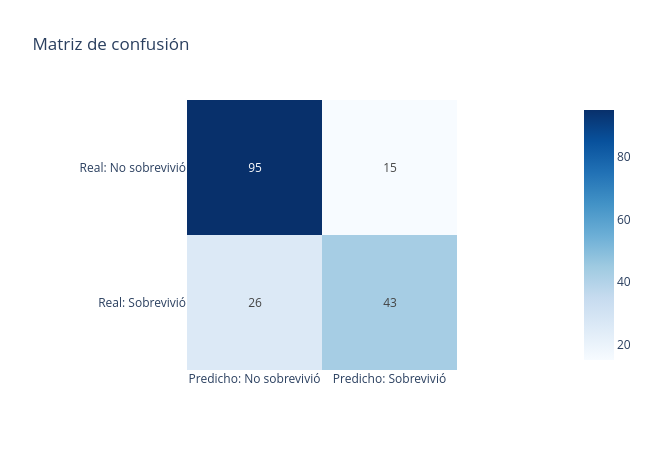

The code cell stored with this chart in its notebook:
### Markdown cell above
### La matriz de confusión
Cuatro casillas: los aciertos están en la diagonal.

| | Predicho: No | Predicho: Sí |
|---|---|---|
| **Real: No** | Verdadero negativo ✅ | Falso positivo ❌ |
| **Real: Sí** | Falso negativo ❌ | Verdadero positivo ✅ |

### Code cell
# Llama a plot_matriz_confusion(y_test, pred_test, etiquetas=('No sobrevivió', 'Sobrevivió'))
# ✍️ Tu código aquí
plot_matriz_confusion(y_test, pred_test, etiquetas=('No sobrevivió', 'Sobrevivió'))

### Figure 1 — Plotly figure (JSON) as saved in the notebook; plotly's stock layout.template omitted (floating-point values rounded to 4 significant figures)
{"data": [{"coloraxis": "coloraxis", "hovertemplate": "x: %{x}<br>y: %{y}<br>color: %{z}<extra></extra>", "name": "0", "texttemplate": "%{z}", "type": "heatmap", "x": ["Predicho: No sobrevivió", "Predicho: Sobrevivió"], "xaxis": "x", "y": ["Real: No sobrevivió", "Real: Sobrevivió"], "yaxis": "y", "z": [[95, 15], [26, 43]]}], "layout": {"coloraxis": {"autocolorscale": false, "colorscale": [[0, "rgb(247,251,255)"], [0.125, "rgb(222,235,247)"], [0.25, "rgb(198,219,239)"], [0.375, "rgb(158,202,225)"], [0.5, "rgb(107,174,214)"], [0.625, "rgb(66,146,198)"], [0.75, "rgb(33,113,181)"], [0.875, "rgb(8,81,156)"], [1, "rgb(8,48,107)"]]}, "height": 450, "title": {"text": "Matriz de confusión"}, "width": 650, "xaxis": {"anchor": "y", "constrain": "domain", "domain": [0, 1], "scaleanchor": "y"}, "yaxis": {"anchor": "x", "autorange": "reversed", "constrain": "domain", "domain": [0, 1]}}}
